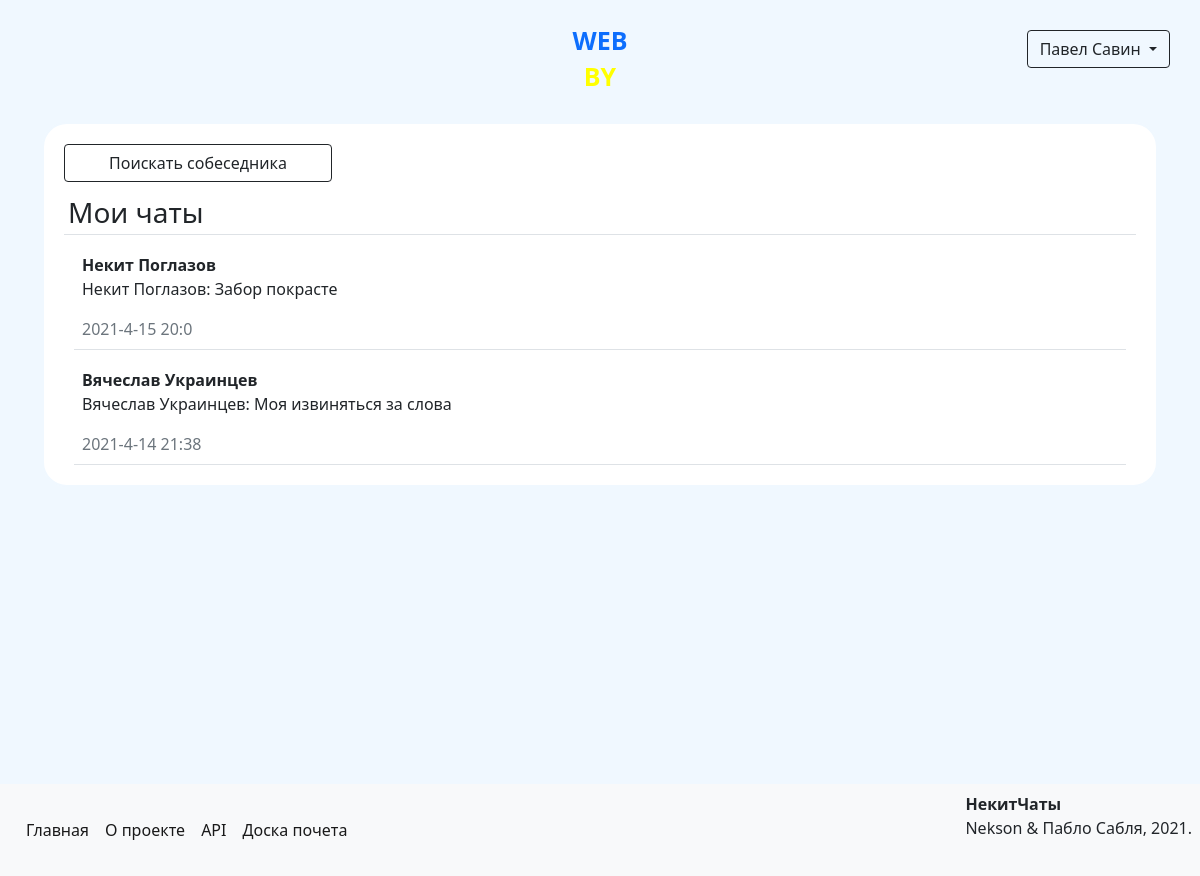
Before: /conversations (signed in) with the older database file.
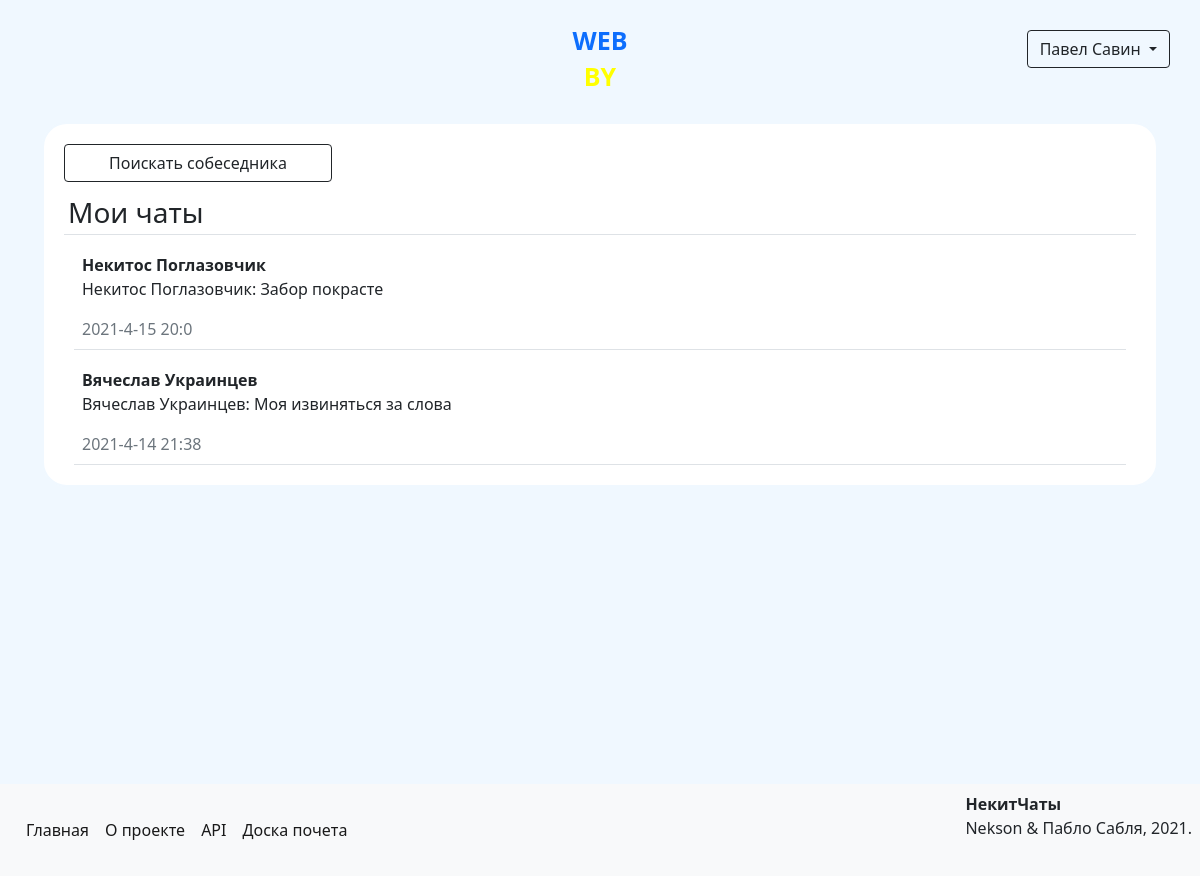
After: the same page with the newer database file.
### data/models/user.py (models this page shows, shortened)
class User(SqlAlchemyBase, UserMixin, SerializerMixin):
    __tablename__ = 'users'
    serialize_rules = ('-advertisements',)
    id = Column(Integer, autoincrement=True, primary_key=True)
    name = Column(Unicode)
    surname = Column(Unicode)
    birthday = Column(DateTime)
    email = Column(String, unique=True)
    phone_number = Column(String, unique=True)
    hashed_password = Column(String)
    registration_time = Column(DateTime, default=datetime.now)
    rating = Column(Integer, default=0)
    rank_id = Column(Integer, ForeignKey('ranks.id'))
    position = Column(Integer)
    admin = Column(Boolean, default=0)
    advertisements = relationship('Advertisement', back_populates='author')
    interests = relationship('Interest', secondary='users_to_interests', backref='users')
    rank = relationship('Rank')

### data/models/content.py (models this page shows)
class Content(SqlAlchemyBase, SerializerMixin):
    __tablename__ = 'contents'
    id = Column(Integer, autoincrement=True, primary_key=True)
    content = Column(Text)

### data/models/message.py (models this page shows, shortened)
class Message(SqlAlchemyBase, SerializerMixin):
    __tablename__ = 'messages'
    serialize_rules = ('-sender', '-receiver')
    id = Column(Integer, autoincrement=True, primary_key=True)
    to_id = Column(Integer, ForeignKey("users.id"))
    from_id = Column(Integer, ForeignKey("users.id"))
    content_id = Column(Integer, ForeignKey("contents.id"))
    created_at = Column(DateTime, default=datetime.now)
    sender = relationship("User", foreign_keys=[from_id])
    receiver = relationship("User", foreign_keys=[to_id])
    content = relationship("Content")

### main.py (the view)
@app.route('/conversations', methods=['GET', 'POST'])
@login_required
def conversations():
    from itertools import groupby
    session = create_session()
    messages = session.query(Message).filter((Message.to_id == current_user.id) |
                                             (Message.from_id == current_user.id)).all()
    companions = sorted([msg.sender if msg.sender != current_user else msg.receiver for msg in messages],
                        key=lambda x: x.name)
    companions = list(reversed([user[0] for user in groupby(companions)]))
    last_messages = []
    for user in companions:
        last_messages.append(session.query(Message).filter(((Message.to_id == current_user.id) &
                                                            (Message.from_id == user.id)) |
                                                           ((Message.from_id == current_user.id) &
                                                            (Message.to_id == user.id))).all()[-1])
    conversations_list = sorted([[companions[i], last_messages[i]] for i in range(len(companions))],
                                key=lambda x: x[1].created_at)[::-1]
    return render_template('conversations.html', conversations_list=conversations_list)

### data/db_session.py (called while the page is built)
def create_session() -> Session:
    global __factory
    return __factory()

### main.py (called while the page is built)
@login_manager.user_loader
def load_user(user_id):
    session = create_session()
    return session.query(User).get(user_id)

### templates/conversations.html
{% extends "base.html" %}
{% block content %}
    <form>
        <div>
            <a class="btn btn-outline-dark w-25 rounded-bottom" href="/search">Поискать собеседника</a>
        </div>
        <div>
            <h3 class="border-bottom p-1">Мои чаты</h3>
            {% for user, msg in conversations_list %}
                <a href="/conversations/{{ user.id }}#bottom" class="text-reset">
                    <div class="border-bottom p-2 text-truncate">
                        <b>{{ user.name }} {{ user.surname }}</b>
                        <p>{% if msg.sender == current_user %}Вы{% else %}{{ msg.sender.name }} {{ msg.sender.surname }}{% endif %}: {{ msg.content.content }}</p>
                        <span class="text-secondary">{{ msg.created_at.year }}-{{ msg.created_at.month }}-{{ msg.created_at.day }} {{ msg.created_at.hour }}:{{ msg.created_at.minute }}</span>
                    </div>
                </a>
            {% endfor %}
        </div>
    </form>
{% endblock %}

Changed rows visible on the page:
changed User "Забор покрасте": name "Некит" → "Некитос"; surname "Поглазов" → "Поглазовчик"; sender.name "Некит" → "Некитос"; sender.surname "Поглазов" → "Поглазовчик"
